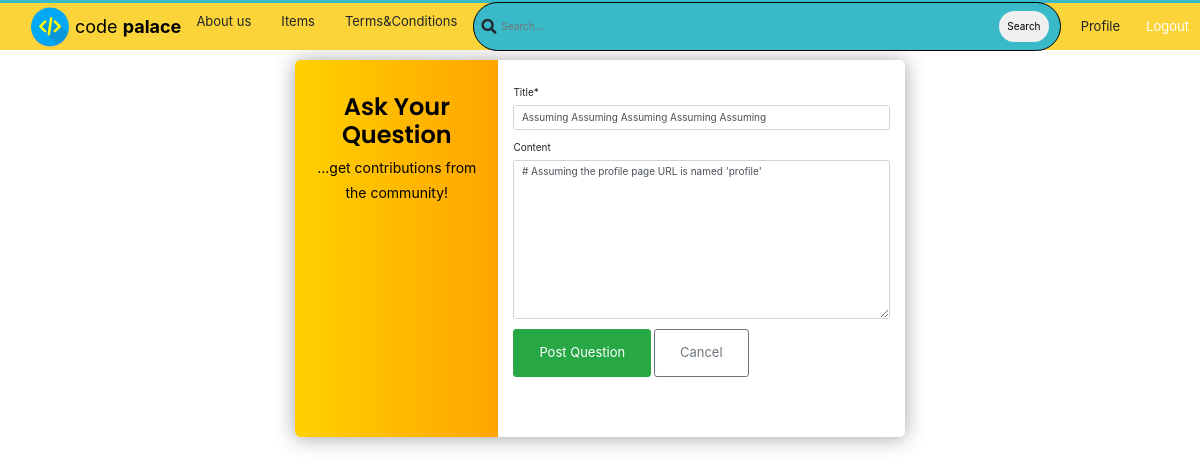
/questions/9/update (signed in), run on the app's committed database.
### CodePalaceBase/models.py (models this page shows, shortened)
class Question(models.Model):
    user = models.ForeignKey(User, on_delete=models.CASCADE)
    title = models.CharField(max_length=10000)
    content = models.TextField(null=True, blank=True)
    date_created = models.DateTimeField(default=timezone.now)

### CodePalaceBase/views.py (the view)
# urls.py: path('questions/<int:pk>/update', views.QuestionUpdateView.as_view(),
class QuestionUpdateView(UserPassesTestMixin, LoginRequiredMixin, UpdateView):
    model = Question
    fields = ['title', 'content']
    template_name = 'CodePalaceBase/question_create.html'
    def test_func(self):
        question = self.get_object()
        if self.request.user == question.user:
            return True
        else:
            return False

### CodePalaceBase/templates/CodePalaceBase/question_create.html (shortened to what this page needs)
{% extends 'base.html' %}
{% load static %}
{% load crispy_forms_tags %}
{% block content %}
    <!DOCTYPE html>
    <html lang="en">
    <head>
    </head>
    <body>
<div class="page-content page-container" id="page-content">
    <div class="padding">
        <div class="row  d-flex justify-content-center">
                <div class="card user-card-full">
                    <div class="row m-l-0 m-r-0">
                        <div class="col-sm-4 bg-c-lite-green user-profile">
                            <div class="card-block text-center text-white">
                                <h6 class="f-w-600" style="font-size: 24px; color: black;">Ask Your Question</h6>
                                <p style="font-size: 14px; color: black;">...get contributions from the community!</p>
                            </div>
                        </div>
            <div class="col-sm-8">
                <div class="card-block">
                    </div>
                    <form action="" method="POST" enctype="multipart/form-data">
                            {{form|crispy}}
                            <button class="btn btn-success" id="logout-btn" type="submit">Post Question</button>
                            <a style="text-decoration: none; " class="btn btn-outline-secondary" href="
                            {% if question.id %}
                             {% url 'CodePalaceBase:questions_detail' question.id %}
                             {% else %}
                             {% url 'CodePalaceBase:questions_list' %}
                               {% endif %} ">Cancel</a>
                    </form>
                    <ul class="social-link list-unstyled m-t-40 m-b-10">
                        <li><a href="#!" data-toggle="tooltip" data-placement="bottom" title="" data-original-title="facebook" data-abc="true"></a></li>
                        <li><a href="#!" data-toggle="tooltip" data-placement="bottom" title="" data-original-title="twitter" data-abc="true"></a></li>
                        <li><a href="#!" data-toggle="tooltip" data-placement="bottom" title="" data-original-title="instagram" data-abc="true"></a></li>
                    </ul>
                </div>
            </div>
                    </div>
                </div>
            </div>
        </div>
    </body>
    </html>
{% endblock content %}

### static/main.css (style rules this page uses)
*, *::before, *::after { margin: 0; padding: 0; box-sizing: border-box; }
html { font-size: 10px; color: var(--black-800); }
ul { list-style: none; }
a { text-decoration: none; color: var(--blue-600); cursor: pointer; }
.btn { text-align: center; font-size: 1.3rem; border-radius: 3px; transition: all 0.5s; padding: 1.3rem 2.5rem; }

### CodePalaceBase/templates/CodePalaceBase/question_create.html (style rules this page uses)
body { background-color: #ffff }
.padding { padding-top: 6rem !important }
.user-card-full { overflow: hidden }
.card { border-radius: 5px; -webkit-box-shadow: 0 1px 20px 0 rgba(69, 90, 100, 0.08); box-shadow: 0 1px 20px 0 rgba(53, 53, 53, 0.452); border: none; margin-bottom: 30px }
.m-r-0 { margin-right: 0px }
.m-l-0 { margin-left: 0px }
.user-card-full .user-profile { border-radius: 5px 0 0 5px }
.bg-c-lite-green { background: -webkit-gradient(linear, left top, right top, from(#f29263), to(#ee5a6f)); background: linear-gradient(to right, rgb(255, 208, 0), orange) }
.user-profile { padding: 20px 0 }
.card-block { padding: 1.25rem }
h6 { font-size: 13px; font-family: 'Poppins', sans-serif; }
.card .card-block p { line-height: 25px }
.m-b-10 { margin-bottom: 10px }
.f-w-600 { font-weight: 600 }
.m-t-40 { margin-top: 20px }
.user-card-full .social-link li { display: inline-block }

### data on the page
Question: title "Assuming Assuming Assuming Assuming Assuming", content "# Assuming the profile page URL is named 'profile'"
